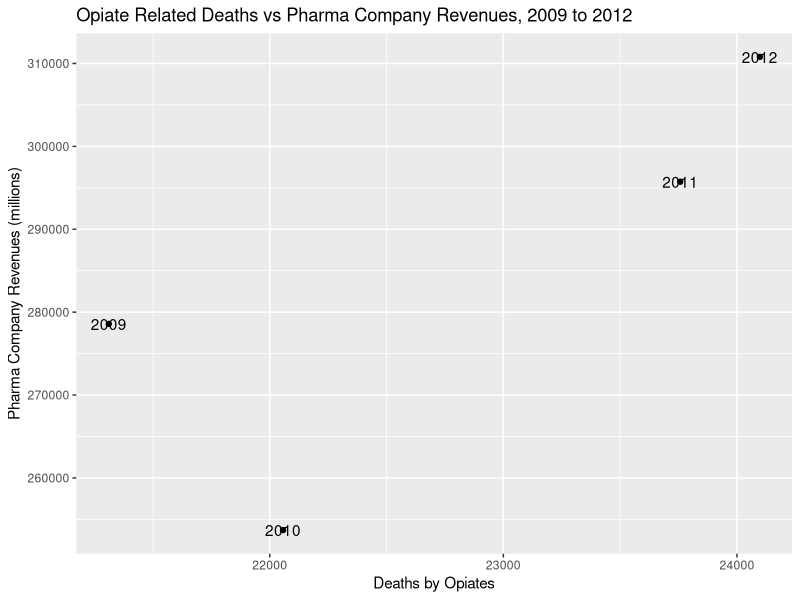

Generate this figure with R:
library(tidyverse)
# ---------- cleaning ------------------
pharma_rev_data <- read.csv("data/pharma_rev_2009_2012.csv")

pharma_rev_data$Revenue_millions <- gsub(",","",pharma_rev_data$Revenue_millions)

typeof(pharma_rev_data$Revenue_millions)

pharma_rev_data$Revenue_millions = as.numeric(pharma_rev_data$Revenue_millions)


od_data <- read.csv("data/overdose_1999_2014.csv")
od_data$Deaths = as.numeric(od_data$Deaths)

od_data<- od_data %>% drop_na(Deaths)

meep <- pharma_rev_data %>% 
  group_by(Year) %>% 
  summarize(Sum_Revenue = sum(Revenue_millions))

herm <- od_data %>% 
  group_by(Year) %>% 
  summarize(deaths_total = sum(Deaths)) %>% 
  filter(Year >= 2009, Year <= 2012)

deaths_sales <- data.frame(herm$Year, herm$deaths_total, meep$Sum_Revenue)

comp_scatter <- ggplot(data = deaths_sales, aes(x = herm.deaths_total, 
                      y = meep.Sum_Revenue)) + geom_point() + geom_text(label = deaths_sales$herm.Year) + labs(title = "Opiate Related Deaths vs Pharma Company Revenues, 2009 to 2012", x = "Deaths by Opiates", y = "Pharma Company Revenues (millions)")

deaths_2011 <- herm$deaths_total[3]
revenue_2012 <- meep$Sum_Revenue[4]


